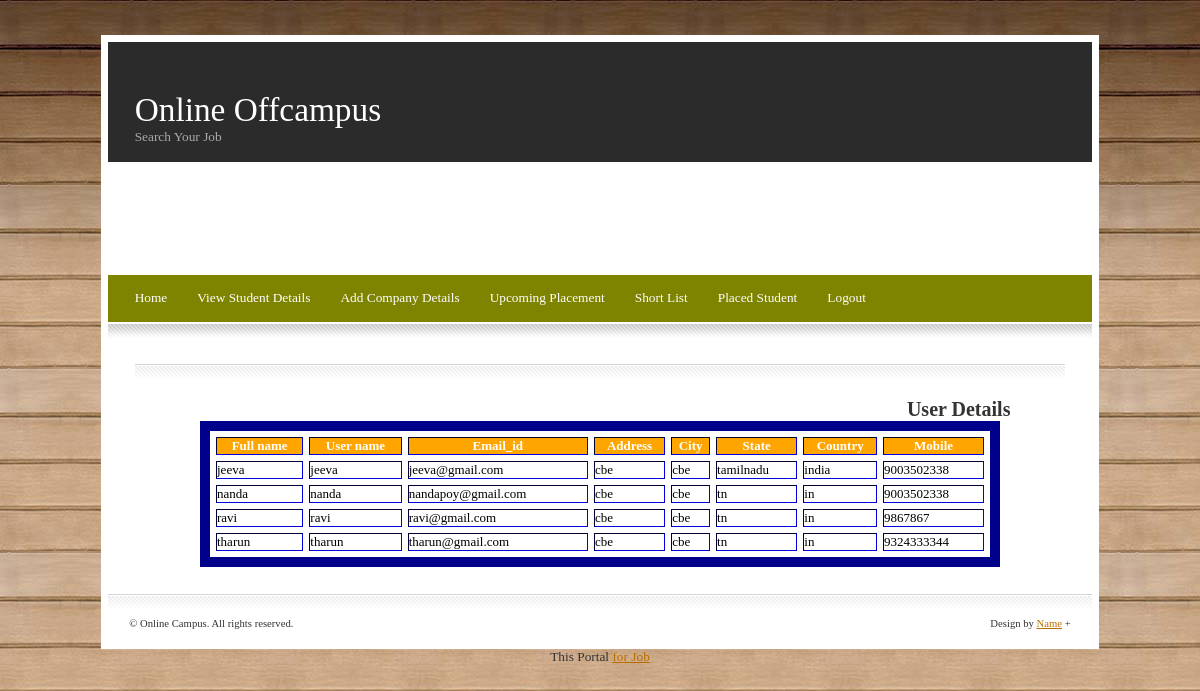
The app's page /Viewuser.php with its own data.
### tables this page shows
CREATE TABLE IF NOT EXISTS `tab_user` (
  `first_name` varchar(100) NOT NULL,
  `U_name` varchar(100) NOT NULL,
  `email_id` varchar(100) NOT NULL,
  `password` varchar(100) NOT NULL,
  `address` varchar(500) NOT NULL,
  `city` varchar(100) NOT NULL,
  `state` varchar(100) NOT NULL,
  `country` varchar(100) NOT NULL,
  `mobile` varchar(100) NOT NULL,
  `phone` varchar(100) NOT NULL,
  `College` varchar(100) NOT NULL,
  PRIMARY KEY (`U_name`),
  UNIQUE KEY `U_name` (`U_name`)
);

### Viewuser.php (the view, shortened to what this page needs)
<?php
 include_once("Adminheader.php");
		$query = "select * from tab_user";
			$result = mysql_query($query) or die(mysql_error());
?>
<div    align="center">
<form action="Viewuser.php" name="Viewuser" class="row" method="post">
	<h2> User Details </h2>
	<center >
	<table border="2" cellspacing="6" class="displaycontent" width="800" style="border:10px solid Darkblue;" align="center">
	<tr>
			<th bgcolor=Orange><font color=white size=2>Full name</font></th>
			<th bgcolor=Orange><font color=white size=2>User name</font></th>
			<th bgcolor=Orange><font color=white size=2>Email_id </font></th>
			<th bgcolor=Orange><font color=white size=2>Address </font></th>
			<th bgcolor=Orange><font color=white size=2>City</font></th>
			<th bgcolor=Orange><font color=white size=2>State </font></td>
			<th bgcolor=Orange><font color=white size=2>Country</font></th>
        	<th bgcolor=Orange><font color=white size=2>Mobile</font></th>
	</tr>
<?php
    while($row=mysql_fetch_array($result))
	{
?>
	<tr>
		<td bgcolor=white><font color=#000000 size=2><?php echo $row['first_name']; ?></font></td>
       	<td bgcolor=white><font color=#000000 size=2><?php echo $row['U_name']; ?></font></td>
		<td bgcolor=white><font color=#000000 size=2><?php echo $row['email_id']; ?></font></td>
		<td bgcolor=white><font color=#000000 size=2><?php echo $row['address']; ?></font></td>
 		<td bgcolor=white><font color=#000000 size=2><?php echo $row['city']; ?></font></td>
       	<td bgcolor=white><font color=#000000 size=2><?php echo $row['state']; ?></font></td>
		<td bgcolor=white><font color=#000000 size=2><?php echo $row['country']; ?></font></td>
       	<td bgcolor=white><font color=#000000 size=2><?php echo $row['mobile']; ?></font></td>
	</tr>
				<?php
		}
?>
	</table>
</form>
</div>
<?php include_once("footer.php")?>

### default.css (style rules this page uses)
* { padding: 0em; margin: 0em; }
body { background: #000000 url('images/bg1.jpg'); padding: 35px 0px 35px 0px; }
body,input { font-size: 10pt; font-family: "georgia", "times new roman", serif; color: #333333; }

### records on screen
tab_user: first_name "jeeva", U_name "jeeva", email "jeeva@gmail.com", address "cbe", city "cbe", state "tamilnadu", country "india", mobile "9003502338"
tab_user: first_name "nanda", U_name "nanda", email "nandapoy@gmail.com", address "cbe", city "cbe", state "tn", country "in", mobile "9003502338"
tab_user: first_name "ravi", U_name "ravi", email "ravi@gmail.com", address "cbe", city "cbe", state "tn", country "in", mobile "9867867"
tab_user: first_name "tharun", U_name "tharun", email "tharun@gmail.com", address "cbe", city "cbe", state "tn", country "in", mobile "9324333344"
